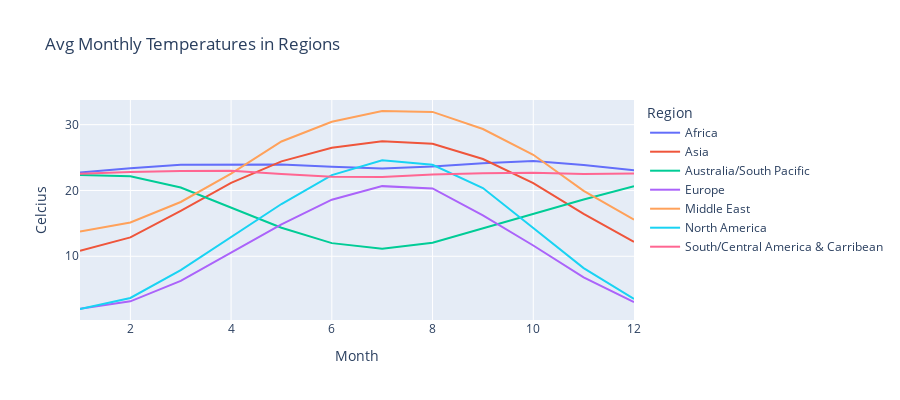

The cell this chart's notebook holds for it:
### Code cell
# Effects of seasons on temperature on Northern and Southern hemispheres

fig = px.line(
df_regionmonth, x="Month", y="Celcius", color='Region',
title='Avg Monthly Temperatures in Regions',
width=900, height=400)
fig.show()

### Figure 1 — Plotly figure (JSON) as saved in the notebook; plotly's stock layout.template omitted (floating-point values rounded to 4 significant figures)
{"data": [{"hovertemplate": "Region=Africa<br>Month=%{x}<br>Celcius=%{y}<extra></extra>", "legendgroup": "Africa", "line": {"color": "#636efa", "dash": "solid"}, "marker": {"symbol": "circle"}, "mode": "lines", "name": "Africa", "orientation": "v", "showlegend": true, "type": "scatter", "x": [1, 2, 3, 4, 5, 6, 7, 8, 9, 10, 11, 12], "xaxis": "x", "y": [22.74, 23.39, 23.9, 23.94, 23.96, 23.61, 23.36, 23.63, 24.15, 24.46, 23.88, 23.07], "yaxis": "y"}, {"hovertemplate": "Region=Asia<br>Month=%{x}<br>Celcius=%{y}<extra></extra>", "legendgroup": "Asia", "line": {"color": "#EF553B", "dash": "solid"}, "marker": {"symbol": "circle"}, "mode": "lines", "name": "Asia", "orientation": "v", "showlegend": true, "type": "scatter", "x": [1, 2, 3, 4, 5, 6, 7, 8, 9, 10, 11, 12], "xaxis": "x", "y": [10.84, 12.87, 16.9, 21.15, 24.42, 26.5, 27.49, 27.09, 24.78, 21.11, 16.45, 12.19], "yaxis": "y"}, {"hovertemplate": "Region=Australia/South Pacific<br>Month=%{x}<br>Celcius=%{y}<extra></extra>", "legendgroup": "Australia/South Pacific", "line": {"color": "#00cc96", "dash": "solid"}, "marker": {"symbol": "circle"}, "mode": "lines", "name": "Australia/South Pacific", "orientation": "v", "showlegend": true, "type": "scatter", "x": [1, 2, 3, 4, 5, 6, 7, 8, 9, 10, 11, 12], "xaxis": "x", "y": [22.34, 22.16, 20.46, 17.38, 14.33, 12.0, 11.15, 12.06, 14.24, 16.4, 18.62, 20.65], "yaxis": "y"}, {"hovertemplate": "Region=Europe<br>Month=%{x}<br>Celcius=%{y}<extra></extra>", "legendgroup": "Europe", "line": {"color": "#ab63fa", "dash": "solid"}, "marker": {"symbol": "circle"}, "mode": "lines", "name": "Europe", "orientation": "v", "showlegend": true, "type": "scatter", "x": [1, 2, 3, 4, 5, 6, 7, 8, 9, 10, 11, 12], "xaxis": "x", "y": [2.022, 3.154, 6.269, 10.56, 14.86, 18.6, 20.66, 20.31, 16.21, 11.64, 6.788, 3.05], "yaxis": "y"}, {"hovertemplate": "Region=Middle East<br>Month=%{x}<br>Celcius=%{y}<extra></extra>", "legendgroup": "Middle East", "line": {"color": "#FFA15A", "dash": "solid"}, "marker": {"symbol": "circle"}, "mode": "lines", "name": "Middle East", "orientation": "v", "showlegend": true, "type": "scatter", "x": [1, 2, 3, 4, 5, 6, 7, 8, 9, 10, 11, 12], "xaxis": "x", "y": [13.78, 15.15, 18.25, 22.55, 27.44, 30.43, 32.08, 31.94, 29.34, 25.43, 19.93, 15.58], "yaxis": "y"}, {"hovertemplate": "Region=North America<br>Month=%{x}<br>Celcius=%{y}<extra></extra>", "legendgroup": "North America", "line": {"color": "#19d3f3", "dash": "solid"}, "marker": {"symbol": "circle"}, "mode": "lines", "name": "North America", "orientation": "v", "showlegend": true, "type": "scatter", "x": [1, 2, 3, 4, 5, 6, 7, 8, 9, 10, 11, 12], "xaxis": "x", "y": [1.989, 3.666, 7.899, 12.93, 17.94, 22.33, 24.59, 23.9, 20.36, 14.3, 8.203, 3.519], "yaxis": "y"}, {"hovertemplate": "Region=South/Central America & Carribean<br>Month=%{x}<br>Celcius=%{y}<extra></extra>", "legendgroup": "South/Central America & Carribean", "line": {"color": "#FF6692", "dash": "solid"}, "marker": {"symbol": "circle"}, "mode": "lines", "name": "South/Central America & Carribean", "orientation": "v", "showlegend": true, "type": "scatter", "x": [1, 2, 3, 4, 5, 6, 7, 8, 9, 10, 11, 12], "xaxis": "x", "y": [22.55, 22.82, 22.94, 23.0, 22.49, 22.1, 22.04, 22.42, 22.63, 22.7, 22.49, 22.56], "yaxis": "y"}], "layout": {"height": 400, "legend": {"title": {"text": "Region"}, "tracegroupgap": 0}, "title": {"text": "Avg Monthly Temperatures in Regions"}, "width": 900, "xaxis": {"anchor": "y", "domain": [0, 1], "title": {"text": "Month"}}, "yaxis": {"anchor": "x", "domain": [0, 1], "title": {"text": "Celcius"}}}}
